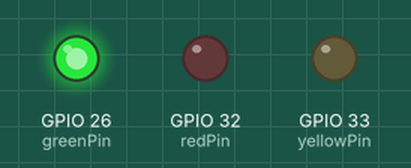
This program was run on a simulated ESP32. Parts: output pins drawn as LEDs (lit = HIGH).

Above: at 2.5 s.
At 6.0 s:
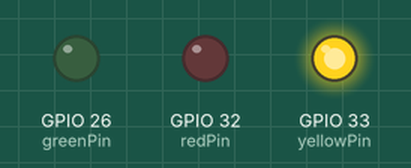
At 9.5 s:
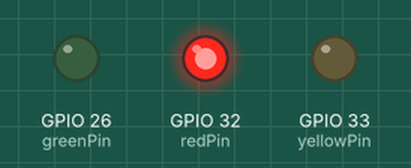
Timing chart, 0 to 15.6 s (numbered marks = the images above):
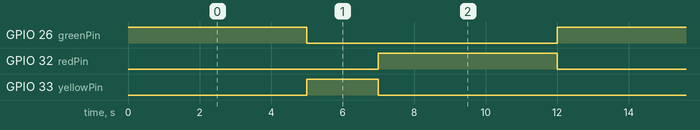

The program:

main.cpp
```cpp
#include <Arduino.h>

// Pin untuk LED merah, kuning, dan hijau pada ESP32
const int redPin = 32;
const int yellowPin = 33;
const int greenPin = 26;

void setup() {
  pinMode(redPin, OUTPUT);
  pinMode(yellowPin, OUTPUT);
  pinMode(greenPin, OUTPUT);
}

void loop() {
  // Lampu hijau menyala selama 5 detik
  digitalWrite(greenPin, HIGH);
  delay(5000);
  digitalWrite(greenPin, LOW);

  // Lampu kuning menyala selama 2 detik
  digitalWrite(yellowPin, HIGH);
  delay(2000);
  digitalWrite(yellowPin, LOW);

  // Lampu merah menyala selama 5 detik
  digitalWrite(redPin, HIGH);
  delay(5000);
  digitalWrite(redPin, LOW);
}
```

Measured:
- by itself, GPIO 26 (greenPin), GPIO 32 (redPin): alternates HIGH for 5.0 s and LOW for 7.0 s
- by itself, GPIO 33 (yellowPin): alternates HIGH for 2.0 s and LOW for 10.0 s
- by itself, everything shown: repeats every 12.0 s, in 4 steps
